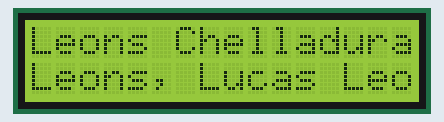
This sketch was run on a simulated Arduino Uno, built with avr-gcc and run on an emulated ATmega328P. Parts: 16×2 character LCD.

Above: at 0.23 s.
At 2.38 s:
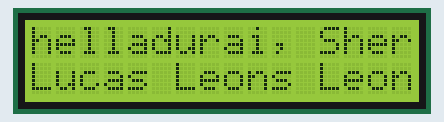
At 4.85 s:
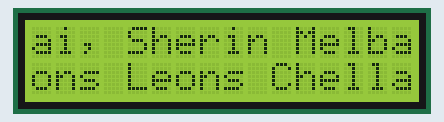
At 9.78 s:
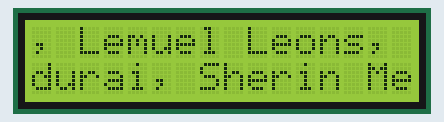
At 14.4 s:
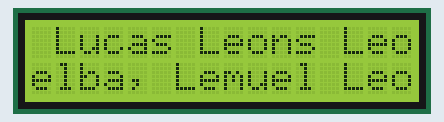
At 19.32 s:
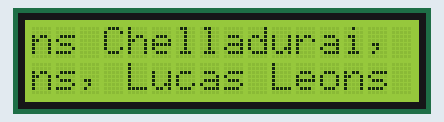

The sketch:

003_lcd1602_learning.ino
```cpp
#include <LiquidCrystal.h>

LiquidCrystal lcd(8,9,4,5,6,7);

// Your long message
String message = "Leons Chelladurai, Sherin Melba, Lemuel Leons, Lucas Leons ";

void setup() {
  lcd.begin(16,2);
  lcd.print(message);

}

void loop() {
  //Simple Display
  //lcd.scrollDisplayLeft();
  //delay(300);

  // FOr long string in single row
  // Scroll the text to the left every 300 milliseconds
  for (int position = 0; position < message.length(); position++) {
    lcd.setCursor(0, 0); // Set the cursor to the first column of the first row
    lcd.print(message.substring(position)); // Print the substring starting at the current position
    lcd.print(message.substring(0, position)); // Print the substring from the beginning to the current position
    delay(300);
  }
}
```

Measured:
- by itself, everything shown: repeats every 18.2 s, in 59 steps
